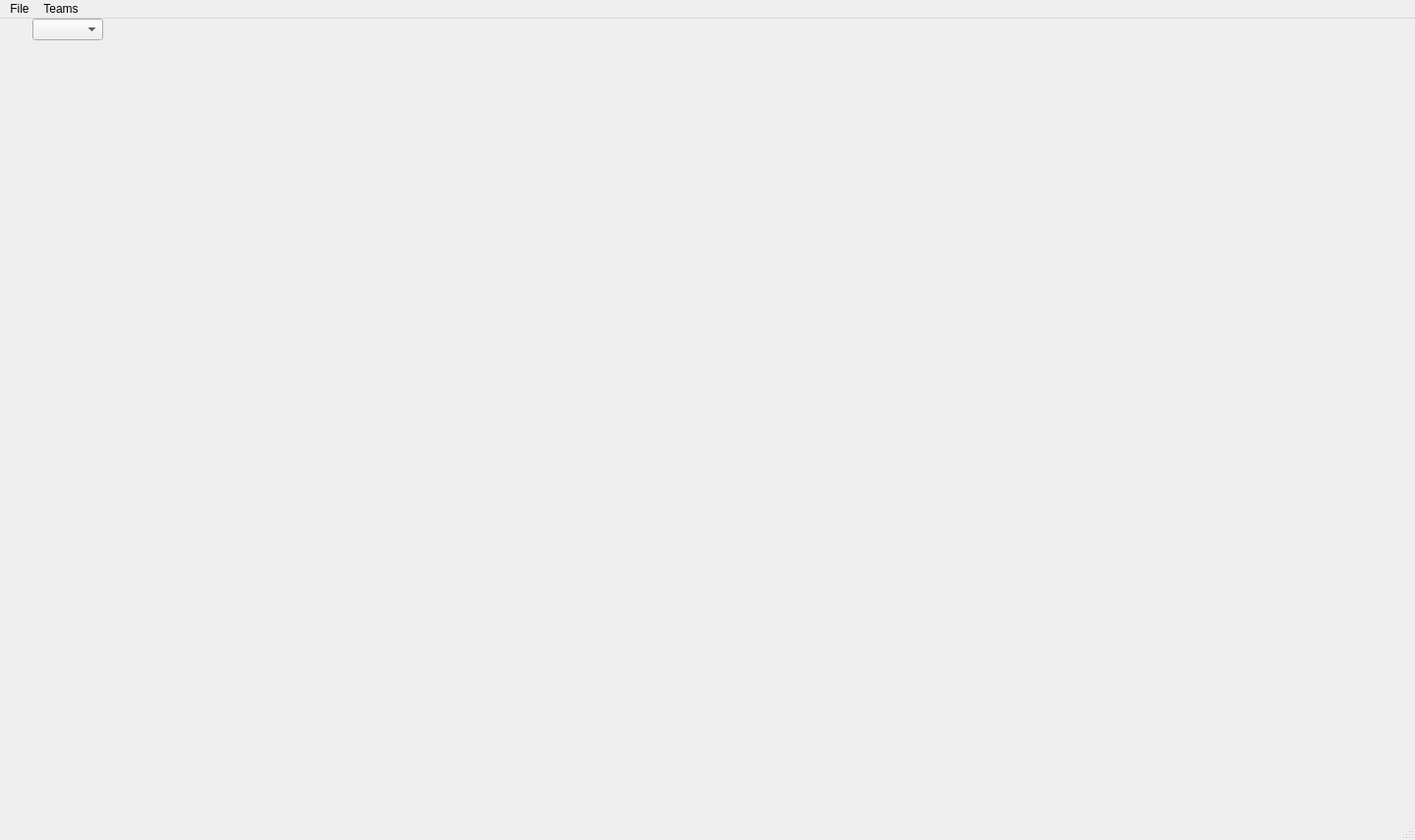
<?xml version="1.0" encoding="UTF-8"?>
<ui version="4.0">
 <class>MainWindow</class>
 <widget class="QMainWindow" name="MainWindow">
  <property name="geometry">
   <rect>
    <x>0</x>
    <y>0</y>
    <width>1440</width>
    <height>855</height>
   </rect>
  </property>
  <property name="windowTitle">
   <string>MainWindow</string>
  </property>
  <property name="tabShape">
   <enum>QTabWidget::Rounded</enum>
  </property>
  <widget class="QWidget" name="centralwidget">
   <widget class="QWidget" name="">
    <property name="geometry">
     <rect>
      <x>0</x>
      <y>0</y>
      <width>105</width>
      <height>54</height>
     </rect>
    </property>
    <layout class="QHBoxLayout" name="horizontalLayout">
     <item>
      <layout class="QVBoxLayout" name="verticalLayout">
       <item>
        <widget class="Member" name="member1" native="true"/>
       </item>
       <item>
        <widget class="Member" name="member2" native="true"/>
       </item>
       <item>
        <widget class="Member" name="member3" native="true"/>
       </item>
      </layout>
     </item>
     <item>
      <layout class="QVBoxLayout" name="verticalLayout_2">
       <item>
        <widget class="QComboBox" name="MonSelector">
         <property name="editable">
          <bool>false</bool>
         </property>
        </widget>
       </item>
       <item>
        <widget class="MoveSet" name="moveTest" native="true"/>
       </item>
      </layout>
     </item>
    </layout>
   </widget>
  </widget>
  <widget class="QMenuBar" name="menubar">
   <property name="geometry">
    <rect>
     <x>0</x>
     <y>0</y>
     <width>1440</width>
     <height>22</height>
    </rect>
   </property>
   <property name="nativeMenuBar">
    <bool>false</bool>
   </property>
   <widget class="QMenu" name="menuFile">
    <property name="title">
     <string>File</string>
    </property>
    <addaction name="actionOpen"/>
   </widget>
   <widget class="QMenu" name="menuTeams">
    <property name="title">
     <string>Teams</string>
    </property>
    <addaction name="actionAdd_Team"/>
   </widget>
   <addaction name="menuFile"/>
   <addaction name="menuTeams"/>
  </widget>
  <widget class="QStatusBar" name="statusbar"/>
  <action name="actionOpen">
   <property name="text">
    <string>Open</string>
   </property>
  </action>
  <action name="actionAdd_Team">
   <property name="text">
    <string>Add Team</string>
   </property>
  </action>
 </widget>
 <customwidgets>
  <customwidget>
   <class>Member</class>
   <extends>QWidget</extends>
   <header location="global">../resources/Member.h</header>
   <container>1</container>
  </customwidget>
  <customwidget>
   <class>MoveSet</class>
   <extends>QWidget</extends>
   <header location="global">../resources/MoveSet.h</header>
   <container>1</container>
  </customwidget>
 </customwidgets>
 <resources/>
 <connections/>
</ui>
